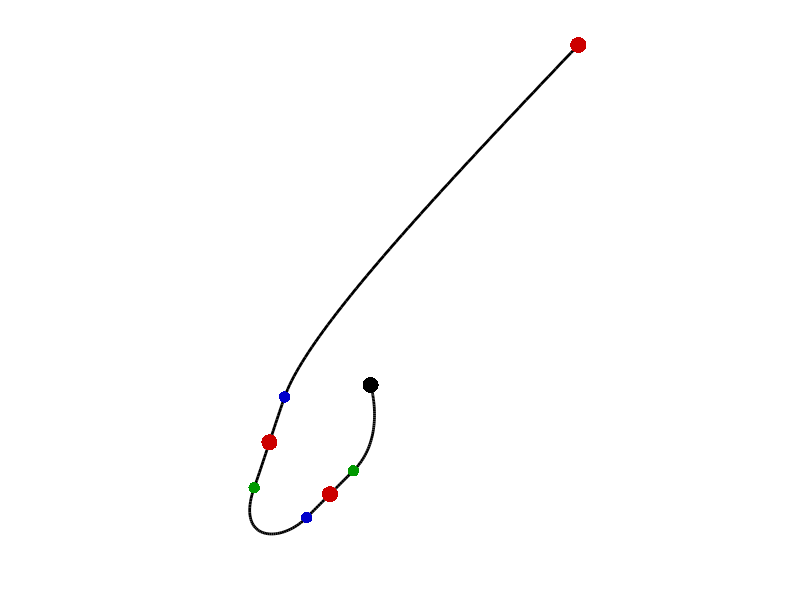

This chart was generated by the following MATLAB code:
function demo_MPC_fullQ01
% Batch LQT exploiting full Q matrix (e.g., by constraining the motion to pass through a common point at different time steps).
%
% If this code is useful for your research, please cite the related publication:
% @incollection{Calinon19chapter,
% 	author="Calinon, S. and Lee, D.",
% 	title="Learning Control",
% 	booktitle="Humanoid Robotics: a Reference",
% 	publisher="Springer",
% 	editor="Vadakkepat, P. and Goswami, A.", 
% 	year="2019",
% 	pages="1261--1312",
% 	doi="10.1007/978-94-007-6046-2_68"
% }
% 
% Copyright (c) 2019 Idiap Research Institute, http://idiap.ch/
% Written by Sylvain Calinon, http://calinon.ch/
% 
% This file is part of PbDlib, http://www.idiap.ch/software/pbdlib/
% 
% PbDlib is free software: you can redistribute it and/or modify
% it under the terms of the GNU General Public License version 3 as
% published by the Free Software Foundation.
% 
% PbDlib is distributed in the hope that it will be useful,
% but WITHOUT ANY WARRANTY; without even the implied warranty of
% MERCHANTABILITY or FITNESS FOR A PARTICULAR PURPOSE. See the
% GNU General Public License for more details.
% 
% You should have received a copy of the GNU General Public License
% along with PbDlib. If not, see <http://www.gnu.org/licenses/>.

addpath('./m_fcts/');


%% Parameters
%%%%%%%%%%%%%%%%%%%%%%%%%%%%%%%%%%%%%%%%%%%%%%%%%%%%%%%%%%%%%%%%%%%%%%%%%%%
nbData = 200; %Number of datapoints
% nbData = 40; %Number of datapoints
nbPoints = 3; %Number of keypoints
nbVarPos = 2; %Dimension of position data (here: x1,x2)
nbDeriv = 2; %Number of static and dynamic features (nbDeriv=2 for [x,dx] and u=ddx)
nbVar = nbVarPos * nbDeriv; %Dimension of state vector
dt = 1E-2; %Time step duration
rfactor = 1E-8; %dt^nbDeriv;	%Control cost in LQR
R = speye((nbData-1)*nbVarPos) * rfactor; %Control cost matrix


%% Dynamical System settings (discrete version)
%%%%%%%%%%%%%%%%%%%%%%%%%%%%%%%%%%%%%%%%%%%%%%%%%%%%%%%%%%%%%%%%%%%%%%%%%%%
A1d = zeros(nbDeriv);
for i=0:nbDeriv-1
	A1d = A1d + diag(ones(nbDeriv-i,1),i) * dt^i * 1/factorial(i); %Discrete 1D
end
B1d = zeros(nbDeriv,1); 
for i=1:nbDeriv
	B1d(nbDeriv-i+1) = dt^i * 1/factorial(i); %Discrete 1D
end
A = kron(A1d, speye(nbVarPos)); %Discrete nD
B = kron(B1d, speye(nbVarPos)); %Discrete nD

%Build Sx and Su transfer matrices
Su = sparse(nbVar*nbData, nbVarPos*(nbData-1));
Sx = kron(ones(nbData,1), speye(nbVar));
M = B;
for n=2:nbData
	id1 = (n-1)*nbVar+1:nbData*nbVar;
	Sx(id1,:) = Sx(id1,:) * A;
	id1 = (n-1)*nbVar+1:n*nbVar; 
	id2 = 1:(n-1)*nbVarPos;
	Su(id1,id2) = M;
	M = [A*M(:,1:nbVarPos), M]; 
end


%% Task setting
%%%%%%%%%%%%%%%%%%%%%%%%%%%%%%%%%%%%%%%%%%%%%%%%%%%%%%%%%%%%%%%%%%%%%%%%%%%
tl = linspace(1,nbData,nbPoints+1);
tl = round(tl(2:end)); %[nbData/2, nbData];
MuQ = zeros(nbVar*nbData,1); 
Q = zeros(nbVar*nbData);
for t=1:length(tl)
	id(:,t) = [1:nbVarPos] + (tl(t)-1) * nbVar;
	Q(id(:,t), id(:,t)) = eye(nbVarPos);
	MuQ(id(:,t)) = rand(nbVarPos,1) - 0.5;
end

% %Constraining the motion before and after the keypoints to cross at given time steps
% toff = 8;
% for k=1:nbPoints-1
% 	id2(1:2,1) = id(:,k) - toff * nbVar;
% 	id2(1:2,2) = id(:,k) + toff * nbVar;
% 	MuQ(id2(:,1)) = MuQ(id(:,1));
% 	MuQ(id2(:,2)) = MuQ(id(:,1));
% 	Q(id2(:,1), id2(:,1)) = eye(nbVarPos)*1E0;
% 	Q(id2(:,2), id2(:,2)) = eye(nbVarPos)*1E0;
% 	Q(id2(:,1), id2(:,2)) = -eye(nbVarPos)*1E0;
% 	Q(id2(:,2), id2(:,1)) = -eye(nbVarPos)*1E0;
% end

% %Constraining the velocity before and after the keypoints to be correlated, effectively creating a straight line (version 1)
% toff = 4;
% for k=1:nbPoints-1
% 	id2(1:2,1) = id(:,k) - toff * nbVar + nbVarPos;
% 	id2(1:2,2) = id(:,k) + toff * nbVar + nbVarPos;
% 	Q(id2(:,1), id2(:,1)) = eye(nbVarPos)*1E0;
% 	Q(id2(:,2), id2(:,2)) = eye(nbVarPos)*1E0;
% 	Q(id2(:,1), id2(:,2)) = -eye(nbVarPos)*1E0;
% 	Q(id2(:,2), id2(:,1)) = -eye(nbVarPos)*1E0;
% end

%Constraining the velocity before and after the keypoints to be correlated, effectively creating a straight line (version 2)
toff = 12;
for k=1:nbPoints-1
	for t=1:toff
		id2(1:2,1) = id(:,k) - t * nbVar + nbVarPos;
		id2(1:2,2) = id(:,k) + t * nbVar + nbVarPos;
		Q(id2(:,1), id2(:,1)) = eye(nbVarPos)*1E0;
		Q(id2(:,2), id2(:,2)) = eye(nbVarPos)*1E0;
		Q(id2(:,1), id2(:,2)) = -eye(nbVarPos)*1E0;
		Q(id2(:,2), id2(:,1)) = -eye(nbVarPos)*1E0;
	end
end

% %Constraining the velocity before and after the keypoints to form a desired angle (version 1)
% a = pi/2; %desired angle
% V = [cos(a) -sin(a); sin(a) cos(a)]; %rotation matrix
% toff = 4;
% for k=1:nbPoints-1
% 	id2(1:2,1) = id(:,k) - toff * nbVar + nbVarPos;
% 	id2(1:2,2) = id(:,k) + toff * nbVar + nbVarPos;
% 	Q(id2(:,1), id2(:,1)) = eye(nbVarPos)*1E0;
% 	Q(id2(:,2), id2(:,2)) = eye(nbVarPos)*1E0;
% 	Q(id2(:,1), id2(:,2)) = V;
% 	Q(id2(:,2), id2(:,1)) = V';
% end

% %Constraining the velocity before and after the keypoints to form a desired angle (version 2)
% a = pi/2; %desired angle
% V = [cos(a) -sin(a); sin(a) cos(a)]; %rotation matrix
% toff = 12;
% for k=1:nbPoints-1
% 	for t=1:toff
% 		id2(1:2,1) = id(:,k) - t * nbVar + nbVarPos;
% 		id2(1:2,2) = id(:,k) + t * nbVar + nbVarPos;
% 		Q(id2(:,1), id2(:,1)) = eye(nbVarPos)*1E0;
% 		Q(id2(:,2), id2(:,2)) = eye(nbVarPos)*1E0;
% 		Q(id2(:,1), id2(:,2)) = V;
% 		Q(id2(:,2), id2(:,1)) = V';
% 	end
% end

% %Constraining the velocities when reaching the keypoints to be correlated (version 1)
% toff = 0;
% for k=1:nbPoints-1
% 	id2(1:2,1) = id(:,k) - toff * nbVar + nbVarPos;
% 	id2(1:2,2) = id(:,k+1) - toff * nbVar + nbVarPos;
% 	Q(id2(:,1), id2(:,1)) = eye(nbVarPos)*1E0;
% 	Q(id2(:,2), id2(:,2)) = eye(nbVarPos)*1E0;
% 	Q(id2(:,1), id2(:,2)) = -eye(nbVarPos)*1E0;
% 	Q(id2(:,2), id2(:,1)) = -eye(nbVarPos)*1E0;
% end
	
% %Constraining the velocities when reaching the keypoints to be correlated (version 2)
% toff = 8;
% for k=1:nbPoints-1
% 	for t=1:toff
% 		id2(1:2,1) = id(:,k) - t * nbVar + nbVarPos;
% 		id2(1:2,2) = id(:,k+1) - t * nbVar + nbVarPos;
% 		Q(id2(:,1), id2(:,1)) = eye(nbVarPos)*1E0;
% 		Q(id2(:,2), id2(:,2)) = eye(nbVarPos)*1E0;
% 		Q(id2(:,1), id2(:,2)) = -eye(nbVarPos)*1E0;
% 		Q(id2(:,2), id2(:,1)) = -eye(nbVarPos)*1E0;	
% 	end
% end

% %Constraining the position and velocity of the first and last point to be correlated
% id2(1:2,1) = 1:nbVarPos;
% id2(1:2,2) = [1:nbVarPos] + (nbData-1) * nbVar;
% MuQ(id2(:,2)) = MuQ(id2(:,1));
% Q(id2(:,1), id2(:,1)) = eye(nbVarPos)*1E0;
% Q(id2(:,2), id2(:,2)) = eye(nbVarPos)*1E0;
% Q(id2(:,1), id2(:,2)) = -eye(nbVarPos)*1E0;
% Q(id2(:,2), id2(:,1)) = -eye(nbVarPos)*1E0;
% toff = 4;
% for t=1:toff
% 	id2(1:2,1) = ([1:nbVarPos] + (nbData-1)*nbVar) - t * nbVar + nbVarPos;
% 	id2(1:2,2) = [1:nbVarPos] + t * nbVar + nbVarPos;
% 	Q(id2(:,1), id2(:,1)) = eye(nbVarPos)*1E0;
% 	Q(id2(:,2), id2(:,2)) = eye(nbVarPos)*1E0;
% 	Q(id2(:,1), id2(:,2)) = -eye(nbVarPos)*1E0;
% 	Q(id2(:,2), id2(:,1)) = -eye(nbVarPos)*1E0;
% end


%% Batch LQR reproduction
%%%%%%%%%%%%%%%%%%%%%%%%%%%%%%%%%%%%%%%%%%%%%%%%%%%%%%%%%%%%%%%%%%%%%%%%%%%
x0 = zeros(nbVar,1);
u = (Su' * Q * Su + R) \ Su' * Q * (MuQ - Sx * x0); 
rx = reshape(Sx*x0+Su*u, nbVar, nbData); %Reshape data for plotting


%% Plot 2D
%%%%%%%%%%%%%%%%%%%%%%%%%%%%%%%%%%%%%%%%%%%%%%%%%%%%%%%%%%%%%%%%%%%%%%%%%%%
figure('position',[10 10 1000 1000],'color',[1 1 1],'name','x1-x2 plot'); hold on; axis off;
plot(rx(1,:), rx(2,:), '-','linewidth',2,'color',[0 0 0]);
plot(rx(1,1), rx(2,1), '.','markersize',35,'color',[0 0 0]);
for k=1:nbPoints-1
	plot(rx(1,tl(k)-toff), rx(2,tl(k)-toff), '.','markersize',25,'color',[0 .6 0]);
	plot(rx(1,tl(k)+toff), rx(2,tl(k)+toff), '.','markersize',25,'color',[0 0 .8]);
end
plot(MuQ(id(1,:)), MuQ(id(2,:)), '.','markersize',35,'color',[.8 0 0]);
axis equal; 
% print('-dpng','graphs/MPC_fullQ01a.png');

% %Visualize Q
% xlim = [1 size(Q,1); 1 size(Q,1)];
% figure('position',[1030 10 1000 1000],'color',[1 1 1]); hold on; axis off;
% set(0,'DefaultAxesLooseInset',[0,0,0,0]);
% set(gca,'LooseInset',[0,0,0,0]);
% colormap(gca, flipud(gray));
% imagesc(abs(Q));
% plot([xlim(1,1),xlim(1,1:2),xlim(1,2:-1:1),xlim(1,1)], [xlim(2,1:2),xlim(2,2:-1:1),xlim(2,1),xlim(2,1)],'-','linewidth',2,'color',[0,0,0]);
% axis equal; axis ij;
% print('-dpng','graphs/MPC_fullQ_Q01b.png');

pause;
close all;